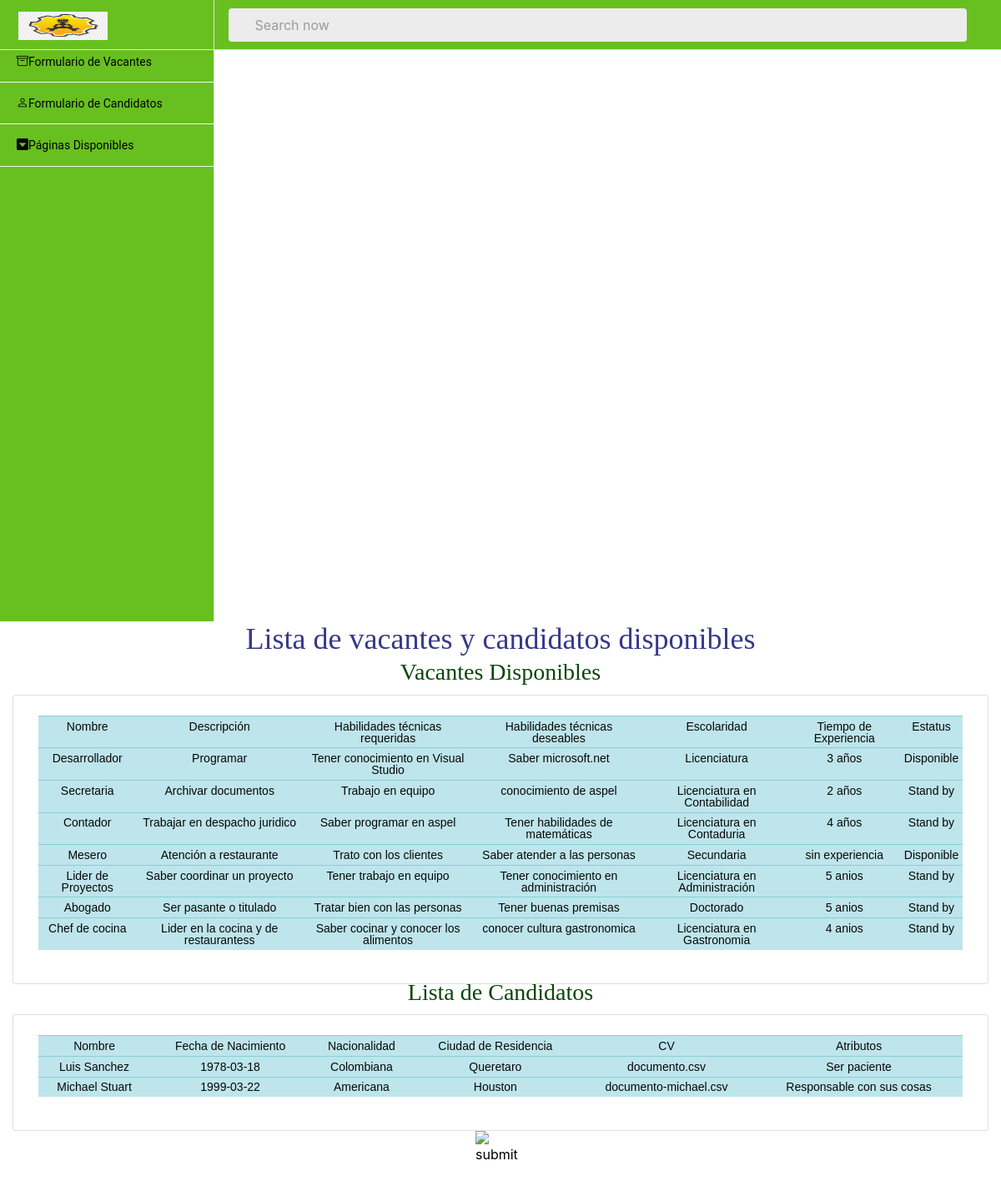
The app's page /Candidato/index.php, older data.
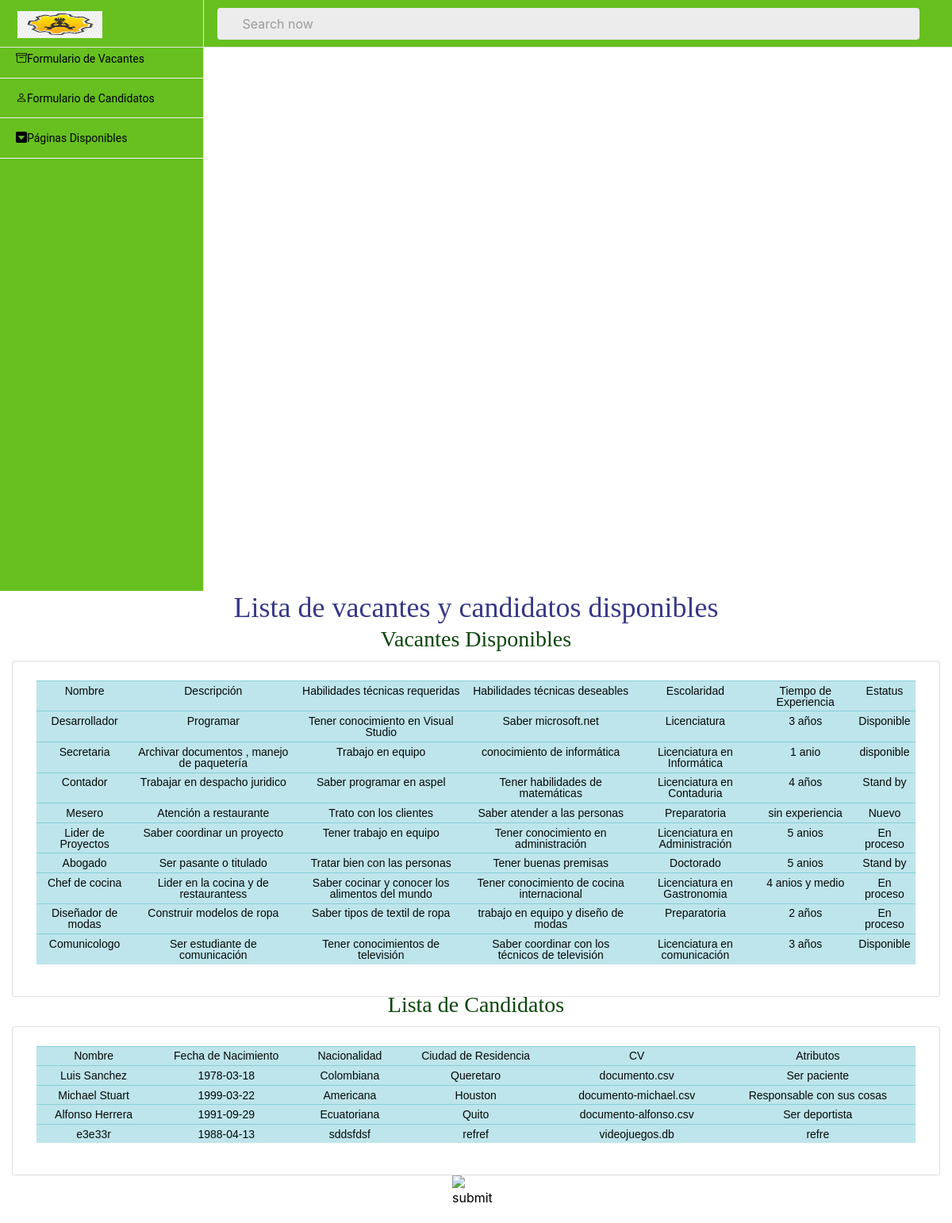
The same page, newer data.
### tables this page shows
CREATE TABLE "vacante" (
	"id"	INTEGER,
	"nombrevac"	TEXT,
	"descripcion" TEXT,
	"habtecreq"	TEXT,
	"habtecdes"	TEXT,
	"escolaridad" TEXT,
	"experiencia" TEXT,
	"estatus" TEXT,
	PRIMARY KEY("id" AUTOINCREMENT)
);

CREATE TABLE "candidato" (
	"id"	INTEGER,
	"id_seis"	INTEGER,
	"nombre"	TEXT,
	"fecha_nacimiento"	date,
	"nacionalidad"	TEXT,
	"ciudad_residencia"	TEXT,
	"cv_file"	TEXT,
	"more_attributes"	TEXT, "apellidos", "telefono", "celular", "estado", "habilidades_técnicas", "formacion", "experiencia", "correo", "contrasena",
	FOREIGN KEY("id_seis") REFERENCES "usuario"("id"),
	PRIMARY KEY("id" AUTOINCREMENT)
);

### Candidato/index.php (the view, shortened to what this page needs)
<?php
include '../conn.php';
$query = "SELECT * FROM vacante";
$result = $db->query($query);
$query1 = "SELECT * FROM candidato";
$result1 = $db->query($query1);
?>
<!DOCTYPE html>
<html>
<head>
    <link  rel="stylesheet" href="../css/candidato.css">
<link rel="stylesheet" href="../css/styles1.css">
<link rel="stylesheet" href="../css/materialdesignicons.min.css">
<link rel="stylesheet" href="../css/dataTables.bootstrap4.css">
<link rel="stylesheet" href="../css/principal.bundle.base.css">
<link rel="stylesheet" href="https://cdn.jsdelivr.net/npm/bootstrap-icons@1.8.2/font/bootstrap-icons.css">
<link rel="stylesheet" href="https://cdn.jsdelivr.net/npm/bootstrap@4.6.1/dist/css/bootstrap.min.css">
</head>
<body>
<div class="container-scroller">
    <nav class="navbar col-lg-12 col-12 p-0 fixed-top d-flex flex-row">
            <div class="navbar-brand-wrapper d-flex justify-content-center">
        <div class="navbar-brand-inner-wrapper d-flex justify-content-between align-items-center w-100">
          <a class="navbar-brand brand-logo" href="../Candidato/index.php"><img src="../images/logotipo.png" width="40px" height="40px" alt="logo"/></a>
        </div>
      </div>
      <div class="navbar-menu-wrapper d-flex align-items-center justify-content-end">
        <ul class="navbar-nav mr-lg-4 w-100">
          <li class="nav-item nav-search d-none d-lg-block w-100">
            <div class="input-group">
              <div class="input-group-prepend">
                <span class="input-group-text" id="search">
                  <i class="mdi mdi-magnify"></i>
                </span>
              </div>
              <input type="text" class="form-control" placeholder="Search now" aria-label="search" aria-describedby="search">
            </div>
          </li>
        </ul>
    </nav>
<nav class="sidebar sidebar-offcanvas" id="sidebar">
        <ul class="nav">
          <li class="nav-item">
            <a class="nav-link" href="../Candidato/index.php">
              <span class="menu-title">PROYECTO CANDIDATURA</span>
            </a>
          </li>
          <li class="nav-item">
            <a class="nav-link" href="../Vacantes/AgregarVacante.php">
            <i class="bi bi-archive"></i>
              <span class="menu-title">Formulario de Vacantes</span>
            </a>
          </li>
          <li class="nav-item">
            <a class="nav-link" href="../Candidato/RegistrarCandidatos.php">
            <i class="bi bi-person"></i>
              <span class="menu-title">Formulario de Candidatos</span>
            </a>
          </li>
          <li class="nav-item">
            <a class="nav-link" data-toggle="collapse" href="#auth" aria-expanded="false" aria-controls="auth">
            <i class="bi bi-caret-down-square-fill"></i>
            <span class="menu-title">Páginas Disponibles</span>
            </a>
          </li>
        </ul>
      </nav>
<h1 class="titulo_candi" align="center">Lista de vacantes y candidatos disponibles</h1>
<p class="tit_vacante" align="center"> Vacantes Disponibles</p>
<div class="col-lg-12 stretch-card">
              <div class="card">
                <div class="card-body">
        <table class="table table-sm table-info" >
        <thead>
               <tr id="texto">
                <td scope="col">Nombre</td>
                <td scope="col">Descripción</td>
				<td scope="col">Habilidades técnicas requeridas</td>
				<td scope="col">Habilidades técnicas deseables</td>
				<td scope="col">Escolaridad</td>
				<td scope="col">Tiempo de Experiencia</td>
				<td scope="col">Estatus</td>
                </tr>
               </thead>
            <?php while($row = $result->fetchArray()) {?>
            <tr id="texto" id="load-table">
                <td scope="col"><?php echo $row['nombrevac'];?></td>
                <td scope="col"><?php echo $row['descripcion'];?></td>
				<td scope="col"><?php echo $row['habtecreq'];?></td>
                <td scope="col"><?php echo $row['habtecdes'];?></td>
				<td scope="col"><?php echo $row['escolaridad'];?></td>
				<td scope="col"><?php echo $row['experiencia'];?></td>
                <td scope="col"><?php echo $row['estatus'];?></td>
            </tr>
            <?php } ?>
        </table>
        </div>
              </div>
</div>
            </div>
        <p class="tit_vacante" align="center"> Lista de Candidatos</p>
        <div class="col-lg-12 stretch-card">
              <div class="card">
                <div class="card-body">
        <table class="table table-sm table-info" id ="resultado">
        <thead>
               <tr id="texto">
                <td scope="col">Nombre</td>
                <td scope="col">Fecha de Nacimiento</td>
                <td scope="col">Nacionalidad</td>
				<td scope="col">Ciudad de Residencia</td>
				<td scope="col">CV</td>
				<td scope="col">Atributos</td>
                </tr>
               </thead>
            <?php while($row = $result1->fetchArray()) {?>
            <tr id="texto">
                <td scope="col"><?php echo $row['nombre'];?></td>
                <td scope="col"><?php echo $row['fecha_nacimiento'];?></td>
				<td scope="col"><?php echo $row['nacionalidad'];?></td>
                <td scope="col"><?php echo $row['ciudad_residencia'];?></td>
				<td scope="col"><?php echo $row['cv_file'];?></td>
				<td scope="col"><?php echo $row['more_attributes'];?></td>
            </tr>
            <?php } ?>
        </table>
        </div>
              </div>
        </div>
        <div class="d-flex justify-content-center">
        <a  href="RegistrarCandidatos.php">
        <input type="image" src="https://cdn-icons-png.flaticon.com/512/48/48744.png" name="submit" width="60" height="60" alt="submit"data-toggle="modal" data-target="#agregacan"/>
        </a>
        </div>
</body>
</html>

### css/candidato.css (style rules this page uses)
.titulo_candi { font-family: new times roman; font-size: 36px; align-items:center; color:rgb(56, 56, 136); }
#texto { font-family:sans-serif; color:rgb(6, 8, 8); font: size 10px; text-align: center; }
body { background-image: url("https://img.freepik.com/vector-gratis/agencia-contratacion-candidatos-oficina-empleo-headhunting-contratacion-ilustracion-plana-dibujos-animados_80590-10210.jpg"); }
.tit_vacante { color:rgb(10, 70, 10); font-family: 'Times New Roman', Times, serif; font-size: 28px; align-items: center; }

Row changes from the older to the newer data that the page shows:
changed vacante "Secretaria": descripcion "Archivar documentos" → "Archivar documentos , manejo de paquetería"; habtecdes "conocimiento de aspel" → "conocimiento de informática"; escolaridad "Licenciatura en Contabilidad" → "Licenciatura en Informática"; experiencia "2 años" → "1 anio"; estatus "Stand by" → "disponible"
changed vacante "Mesero": escolaridad "Secundaria" → "Preparatoria"; estatus "Disponible" → "Nuevo"
changed vacante "Lider de Proyectos": estatus "Stand by" → "En proceso"
changed vacante "Chef de cocina": habtecreq "Saber cocinar y conocer los alimentos" → "Saber cocinar y conocer los alimentos del mundo"; habtecdes "conocer cultura gastronomica" → "Tener conocimiento de cocina internacional"; experiencia "4 anios" → "4 anios y medio"; estatus "Stand by" → "En proceso"
added vacante: nombrevac "Diseñador de modas", descripcion "Construir modelos de ropa", habtecreq "Saber tipos de textil de ropa", habtecdes "trabajo en equipo y diseño de modas", escolaridad "Preparatoria", experiencia "2 años", estatus "En proceso"
added vacante: nombrevac "Comunicologo", descripcion "Ser estudiante de comunicación", habtecreq "Tener conocimientos de televisión", habtecdes "Saber coordinar con los técnicos de televisión", escolaridad "Licenciatura en comunicación", experiencia "3 años", estatus "Disponible"
added candidato: nombre "Alfonso Herrera", fecha_nacimiento "1991-09-29", nacionalidad "Ecuatoriana", ciudad_residencia "Quito", cv_file "documento-alfonso.csv", more_attributes "Ser deportista"
added candidato: nombre "e3e33r", fecha_nacimiento "1988-04-13", nacionalidad "sddsfdsf", ciudad_residencia "refref", cv_file "videojuegos.db", more_attributes "refre"
